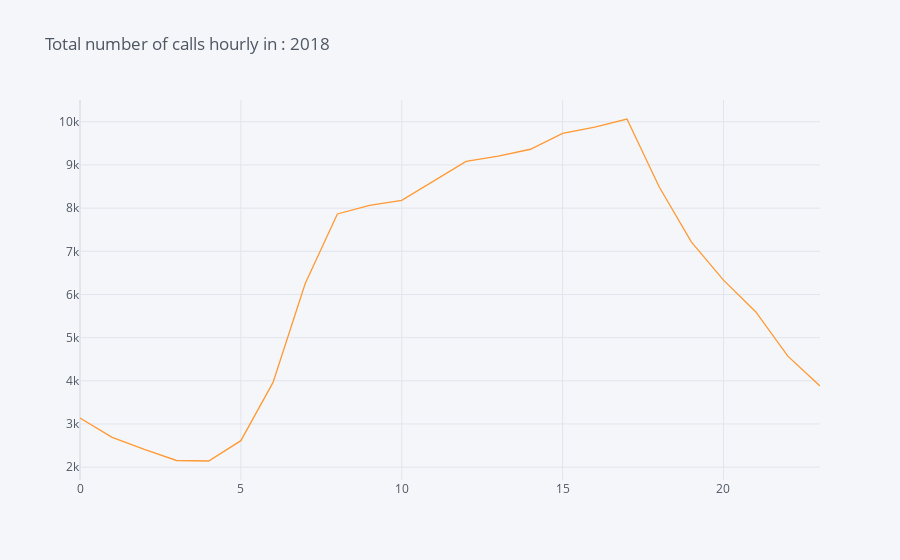

The notebook cell this image was saved under:
### Code cell
y18 = df[df["Year"] == 2018].groupby("Hour").count()

df_y18 = y18.reset_index()

df_y18.iplot( x="Hour", y ="lat", title = "Total number of calls hourly in : 2018" )

### Figure 1 — Plotly figure (JSON) as saved in the notebook; plotly's stock layout.template omitted (floating-point values rounded to 4 significant figures)
{"data": [{"line": {"color": "rgba(255, 153, 51, 1.0)", "dash": "solid", "shape": "linear", "width": 1.3}, "mode": "lines", "name": "lat", "text": "", "type": "scatter", "x": [0, 1, 2, 3, 4, 5, 6, 7, 8, 9, 10, 11, 12, 13, 14, 15, 16, 17, 18, 19, 20, 21, 22, 23], "y": [3139, 2691, 2413, 2154, 2142, 2613, 3963, 6253, 7865, 8066, 8181, 8626, 9084, 9203, 9364, 9732, 9878, 10065, 8494, 7220, 6331, 5600, 4570, 3880]}], "layout": {"legend": {"bgcolor": "#F5F6F9", "font": {"color": "#4D5663"}}, "paper_bgcolor": "#F5F6F9", "plot_bgcolor": "#F5F6F9", "title": {"font": {"color": "#4D5663"}, "text": "Total number of calls hourly in : 2018"}, "xaxis": {"gridcolor": "#E1E5ED", "showgrid": true, "tickfont": {"color": "#4D5663"}, "title": {"font": {"color": "#4D5663"}, "text": ""}, "zerolinecolor": "#E1E5ED"}, "yaxis": {"gridcolor": "#E1E5ED", "showgrid": true, "tickfont": {"color": "#4D5663"}, "title": {"font": {"color": "#4D5663"}, "text": ""}, "zerolinecolor": "#E1E5ED"}}}
